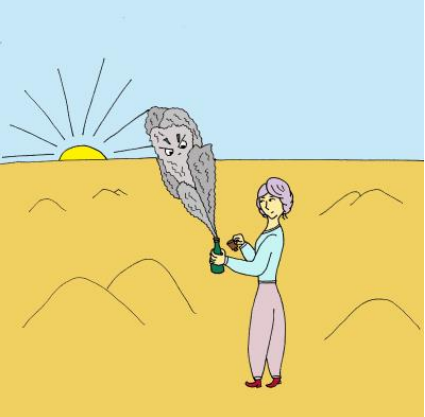
#> input picture pythonProject1/risunok5.png, 425 x 417 px
$ python z3.py
#> lines starting #> are read from the running program, lines starting #| are printed output that depends on the picture
from PIL import Image


image = Image.open("risunok5.png")
#> image is the input picture: PIL image 425x417 RGBA; mean R, G, B, A 218.8, 212.7, 156.3, 255
pixels = image.getdata()
new_pixel = []
for pixel in pixels:
    new_pixel.append((min(pixel), pixel[1], max(pixel)))
#> after the loop, new_pixel = 177225 items


image.putdata(new_pixel)
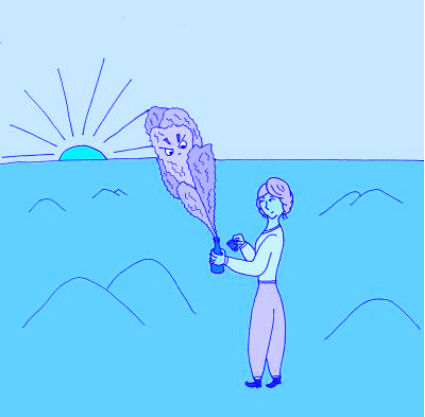
#> image: PIL image 425x417 RGBA; mean R, G, B, A 137.9, 212.7, 255, 255


rotated_image = image.transpose(Image.Transpose.FLIP_TOP_BOTTOM)
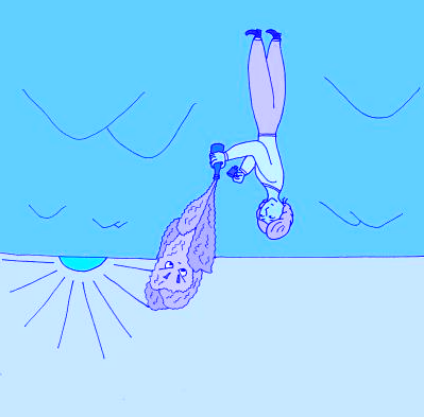
#> rotated_image: PIL image 425x417 RGBA; mean R, G, B, A 137.9, 212.7, 255, 255

rotated_image.save("risunok6.png")
rotated_image.show()
